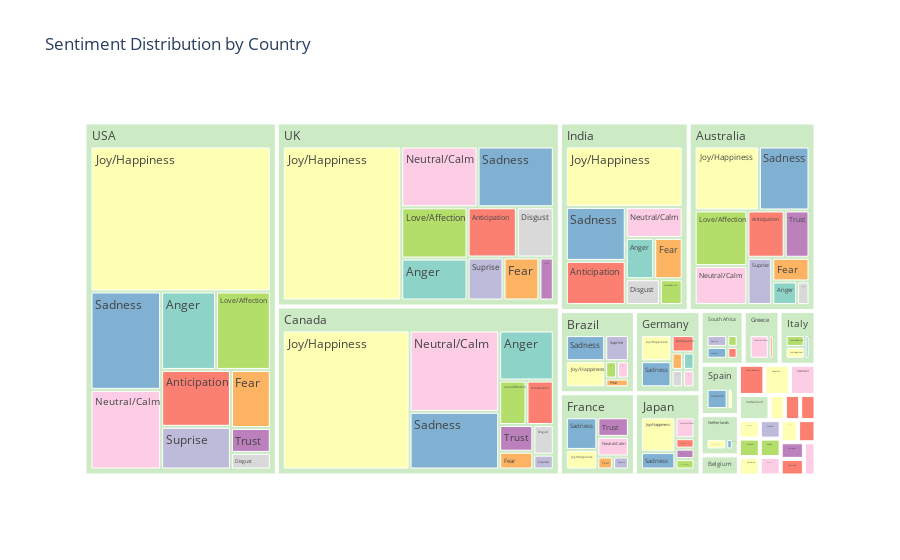

The cell this chart's notebook holds for it:
### Code cell
fig = px.treemap(
    country_sentiment_counts,
    path=['Country', 'General_Sentiment'],
    values='Count',
    title='Sentiment Distribution by Country',
    color='General_Sentiment',
    color_discrete_sequence=px.colors.qualitative.Set3
)

fig.show()
#This chart visualize sentiment distribution across different countries.
#The data, `country_sentiment_counts`, is organized using the `path` parameter to create a hierarchical structure.
#The first level represents countries and the second level represents general sentiments.
#The size of each block in the treemap is determined by the 'Count' column, while the colors represent different sentiments using the Set3 color sequence..
#The chart is titled "Sentiment Distribution by Country," and the treemap is displayed with `fig.show()`.

### Figure 1 — Plotly figure (JSON) as saved in the notebook; plotly's stock layout.template omitted (floating-point values rounded to 4 significant figures; data arrays with more than 128 entries replaced by an {"elided": "..."} marker saying what was removed)
{"data": [{"branchvalues": "total", "customdata": {"elided": "140x1 str values"}, "domain": {"x": [0, 1], "y": [0, 1]}, "hovertemplate": "labels=%{label}<br>Count=%{value}<br>parent=%{parent}<br>id=%{id}<br>General_Sentiment=%{customdata[0]}<extra></extra>", "ids": {"elided": "140 str values"}, "labels": {"elided": "140 str values"}, "marker": {"colors": {"elided": "140 str values"}}, "name": "", "parents": {"elided": "140 str values"}, "type": "treemap", "values": {"elided": "140 int values"}}], "layout": {"legend": {"tracegroupgap": 0}, "title": {"text": "Sentiment Distribution by Country"}, "treemapcolorway": ["rgb(141,211,199)", "rgb(255,255,179)", "rgb(190,186,218)", "rgb(251,128,114)", "rgb(128,177,211)", "rgb(253,180,98)", "rgb(179,222,105)", "rgb(252,205,229)", "rgb(217,217,217)", "rgb(188,128,189)", "rgb(204,235,197)", "rgb(255,237,111)"]}}
